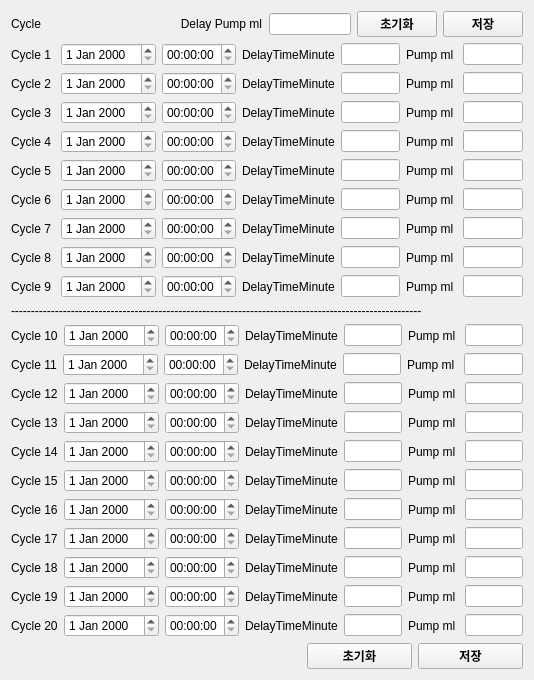
      <widget class="QWidget" name="scrollAreaWidgetContents">
       <property name="geometry">
        <rect>
         <x>0</x>
         <y>0</y>
         <width>534</width>
         <height>677</height>
        </rect>
       </property>
       <layout class="QVBoxLayout" name="verticalLayout_69">
        <item>
         <layout class="QHBoxLayout" name="horizontalLayout_3">
          <item>
           <widget class="QLabel" name="label_4">
            <property name="text">
             <string>Cycle                                          Delay Pump ml</string>
            </property>
           </widget>
          </item>
          <item>
           <widget class="QLineEdit" name="lineEdit_27"/>
          </item>
          <item>
           <layout class="QHBoxLayout" name="horizontalLayout_7">
            <item>
             <widget class="QPushButton" name="pushButton_8">
              <property name="font">
               <font>
                <weight>75</weight>
                <bold>true</bold>
               </font>
              </property>
              <property name="text">
               <string>초기화</string>
              </property>
             </widget>
            </item>
            <item>
             <widget class="QPushButton" name="pushButton_12">
              <property name="font">
               <font>
                <weight>75</weight>
                <bold>true</bold>
               </font>
              </property>
              <property name="text">
               <string>저장</string>
              </property>
             </widget>
            </item>
           </layout>
          </item>
         </layout>
        </item>
        <item>
         <layout class="QHBoxLayout" name="horizontalLayout_24">
          <item>
           <widget class="QLabel" name="label_62">
            <property name="text">
             <string>Cycle 1 </string>
            </property>
           </widget>
          </item>
          <item>
           <widget class="QDateEdit" name="dateEdit_1"/>
          </item>
          <item>
           <widget class="QTimeEdit" name="timeEdit_1"/>
          </item>
          <item>
           <widget class="QLabel" name="label_63">
            <property name="text">
             <string>DelayTimeMinute</string>
            </property>
           </widget>
          </item>
          <item>
           <widget class="QLineEdit" name="lineEdit_1"/>
          </item>
          <item>
           <widget class="QLabel" name="label_64">
            <property name="text">
             <string>Pump ml </string>
            </property>
           </widget>
          </item>
          <item>
           <widget class="QLineEdit" name="lineEdit_2"/>
          </item>
         </layout>
        </item>
        <item>
         <layout class="QHBoxLayout" name="horizontalLayout_22">
          <item>
           <widget class="QLabel" name="label_56">
            <property name="text">
             <string>Cycle 2 </string>
            </property>
           </widget>
          </item>
          <item>
           <widget class="QDateEdit" name="dateEdit_2"/>
          </item>
          <item>
           <widget class="QTimeEdit" name="timeEdit_2"/>
          </item>
          <item>
           <widget class="QLabel" name="label_59">
            <property name="text">
             <string>DelayTimeMinute</string>
            </property>
           </widget>
          </item>
          <item>
           <widget class="QLineEdit" name="lineEdit_3"/>
          </item>
          <item>
           <widget class="QLabel" name="label_58">
            <property name="text">
             <string>Pump ml </string>
            </property>
           </widget>
          </item>
          <item>
           <widget class="QLineEdit" name="lineEdit_4"/>
          </item>
         </layout>
        </item>
        <item>
         <layout class="QHBoxLayout" name="horizontalLayout_33">
          <item>
           <widget class="QLabel" name="label_89">
            <property name="text">
             <string>Cycle 3 </string>
            </property>
           </widget>
          </item>
          <item>
           <widget class="QDateEdit" name="dateEdit_3"/>
          </item>
          <item>
           <widget class="QTimeEdit" name="timeEdit_3"/>
          </item>
          <item>
           <widget class="QLabel" name="label_90">
            <property name="text">
             <string>DelayTimeMinute</string>
            </property>
           </widget>
          </item>
          <item>
           <widget class="QLineEdit" name="lineEdit_5"/>
          </item>
          <item>
           <widget class="QLabel" name="label_91">
            <property name="text">
             <string>Pump ml </string>
            </property>
           </widget>
          </item>
          <item>
           <widget class="QLineEdit" name="lineEdit_6"/>
          </item>
         </layout>
        </item>
        <item>
         <layout class="QHBoxLayout" name="horizontalLayout_26">
          <item>
           <widget class="QLabel" name="label_68">
            <property name="text">
             <string>Cycle 4 </string>
            </property>
           </widget>
          </item>
          <item>
           <widget class="QDateEdit" name="dateEdit_4"/>
          </item>
          <item>
           <widget class="QTimeEdit" name="timeEdit_4"/>
          </item>
          <item>
           <widget class="QLabel" name="label_69">
            <property name="text">
             <string>DelayTimeMinute</string>
            </property>
           </widget>
          </item>
          <item>
           <widget class="QLineEdit" name="lineEdit_7"/>
          </item>
          <item>
           <widget class="QLabel" name="label_70">
            <property name="text">
             <string>Pump ml </string>
            </property>
           </widget>
          </item>
          <item>
           <widget class="QLineEdit" name="lineEdit_8"/>
          </item>
         </layout>
        </item>
        <item>
         <layout class="QHBoxLayout" name="horizontalLayout_32">
          <item>
           <widget class="QLabel" name="label_86">
            <property name="text">
             <string>Cycle 5 </string>
            </property>
           </widget>
          </item>
          <item>
           <widget class="QDateEdit" name="dateEdit_5"/>
          </item>
          <item>
           <widget class="QTimeEdit" name="timeEdit_5"/>
          </item>
          <item>
           <widget class="QLabel" name="label_87">
            <property name="text">
             <string>DelayTimeMinute</string>
            </property>
           </widget>
          </item>
          <item>
           <widget class="QLineEdit" name="lineEdit_9"/>
          </item>
          <item>
           <widget class="QLabel" name="label_88">
            <property name="text">
             <string>Pump ml </string>
            </property>
           </widget>
          </item>
          <item>
           <widget class="QLineEdit" name="lineEdit_10"/>
          </item>
         </layout>
        </item>
        <item>
         <layout class="QHBoxLayout" name="horizontalLayout_29">
          <item>
           <widget class="QLabel" name="label_77">
            <property name="text">
             <string>Cycle 6 </string>
            </property>
           </widget>
          </item>
          <item>
           <widget class="QDateEdit" name="dateEdit_6"/>
          </item>
          <item>
           <widget class="QTimeEdit" name="timeEdit_6"/>
          </item>
          <item>
           <widget class="QLabel" name="label_78">
            <property name="text">
             <string>DelayTimeMinute</string>
            </property>
           </widget>
          </item>
          <item>
           <widget class="QLineEdit" name="lineEdit_11"/>
          </item>
          <item>
           <widget class="QLabel" name="label_79">
            <property name="text">
             <string>Pump ml </string>
            </property>
           </widget>
          </item>
          <item>
           <widget class="QLineEdit" name="lineEdit_12"/>
          </item>
         </layout>
        </item>
        <item>
         <layout class="QHBoxLayout" name="horizontalLayout_27">
          <item>
           <widget class="QLabel" name="label_71">
            <property name="text">
             <string>Cycle 7 </string>
            </property>
           </widget>
          </item>
          <item>
           <widget class="QDateEdit" name="dateEdit_8"/>
          </item>
          <item>
           <widget class="QTimeEdit" name="timeEdit_8"/>
          </item>
          <item>
           <widget class="QLabel" name="label_72">
            <property name="text">
             <string>DelayTimeMinute</string>
            </property>
           </widget>
          </item>
          <item>
           <widget class="QLineEdit" name="lineEdit_13"/>
          </item>
          <item>
           <widget class="QLabel" name="label_73">
            <property name="text">
             <string>Pump ml </string>
            </property>
           </widget>
          </item>
          <item>
           <widget class="QLineEdit" name="lineEdit_14"/>
          </item>
         </layout>
        </item>
        <item>
         <layout class="QHBoxLayout" name="horizontalLayout_38">
          <item>
           <widget class="QLabel" name="label_105">
            <property name="text">
             <string>Cycle 8 </string>
            </property>
           </widget>
          </item>
          <item>
           <widget class="QDateEdit" name="dateEdit_19"/>
          </item>
          <item>
           <widget class="QTimeEdit" name="timeEdit_19"/>
          </item>
          <item>
           <widget class="QLabel" name="label_106">
            <property name="text">
             <string>DelayTimeMinute</string>
            </property>
           </widget>
          </item>
          <item>
           <widget class="QLineEdit" name="lineEdit_36"/>
          </item>
          <item>
           <widget class="QLabel" name="label_113">
            <property name="text">
             <string>Pump ml </string>
            </property>
           </widget>
          </item>
          <item>
           <widget class="QLineEdit" name="lineEdit_37"/>
          </item>
         </layout>
        </item>
        <item>
         <layout class="QHBoxLayout" name="horizontalLayout_28">
          <item>
           <widget class="QLabel" name="label_74">
            <property name="text">
             <string>Cycle 9 </string>
            </property>
           </widget>
          </item>
          <item>
           <widget class="QDateEdit" name="dateEdit_9"/>
          </item>
          <item>
           <widget class="QTimeEdit" name="timeEdit_9"/>
          </item>
          <item>
           <widget class="QLabel" name="label_75">
            <property name="text">
             <string>DelayTimeMinute</string>
            </property>
           </widget>
          </item>
          <item>
           <widget class="QLineEdit" name="lineEdit_15"/>
          </item>
          <item>
           <widget class="QLabel" name="label_76">
            <property name="text">
             <string>Pump ml </string>
            </property>
           </widget>
          </item>
          <item>
           <widget class="QLineEdit" name="lineEdit_16"/>
          </item>
         </layout>
        </item>
        <item>
         <widget class="QLabel" name="label_5">
          <property name="text">
           <string>-------------------------------------------------------------------------------------------------------</string>
          </property>
         </widget>
        </item>
        <item>
         <layout class="QHBoxLayout" name="horizontalLayout_35">
          <item>
           <widget class="QLabel" name="label_95">
            <property name="text">
             <string>Cycle 10</string>
            </property>
           </widget>
          </item>
          <item>
           <widget class="QDateEdit" name="dateEdit_10"/>
          </item>
          <item>
           <widget class="QTimeEdit" name="timeEdit_10"/>
          </item>
          <item>
           <widget class="QLabel" name="label_96">
            <property name="text">
             <string>DelayTimeMinute</string>
            </property>
           </widget>
          </item>
          <item>
           <widget class="QLineEdit" name="lineEdit_17"/>
          </item>
          <item>
           <widget class="QLabel" name="label_97">
            <property name="text">
             <string>Pump ml </string>
            </property>
           </widget>
          </item>
          <item>
           <widget class="QLineEdit" name="lineEdit_18"/>
          </item>
         </layout>
        </item>
        <item>
         <layout class="QHBoxLayout" name="horizontalLayout_37">
          <item>
           <widget class="QLabel" name="label_101">
            <property name="text">
             <string>Cycle 11</string>
            </property>
           </widget>
          </item>
          <item>
           <widget class="QDateEdit" name="dateEdit_11"/>
          </item>
          <item>
           <widget class="QTimeEdit" name="timeEdit_11"/>
          </item>
          <item>
           <widget class="QLabel" name="label_102">
            <property name="text">
             <string>DelayTimeMinute</string>
            </property>
           </widget>
          </item>
          <item>
           <widget class="QLineEdit" name="lineEdit_19"/>
          </item>
          <item>
           <widget class="QLabel" name="label_103">
            <property name="text">
             <string>Pump ml </string>
            </property>
           </widget>
          </item>
          <item>
           <widget class="QLineEdit" name="lineEdit_20"/>
          </item>
         </layout>
        </item>
        <item>
         <layout class="QHBoxLayout" name="horizontalLayout_39">
          <item>
           <widget class="QLabel" name="label_107">
            <property name="text">
             <string>Cycle 12</string>
            </property>
           </widget>
          </item>
          <item>
           <widget class="QDateEdit" name="dateEdit_12"/>
          </item>
          <item>
           <widget class="QTimeEdit" name="timeEdit_12"/>
          </item>
          <item>
           <widget class="QLabel" name="label_108">
            <property name="text">
             <string>DelayTimeMinute</string>
            </property>
           </widget>
          </item>
          <item>
           <widget class="QLineEdit" name="lineEdit_21"/>
          </item>
          <item>
           <widget class="QLabel" name="label_109">
            <property name="text">
             <string>Pump ml </string>
            </property>
           </widget>
          </item>
          <item>
           <widget class="QLineEdit" name="lineEdit_22"/>
          </item>
         </layout>
        </item>
        <item>
         <layout class="QHBoxLayout" name="horizontalLayout_30">
          <item>
           <widget class="QLabel" name="label_80">
            <property name="text">
             <string>Cycle 13</string>
            </property>
           </widget>
          </item>
          <item>
           <widget class="QDateEdit" name="dateEdit_13"/>
          </item>
          <item>
           <widget class="QTimeEdit" name="timeEdit_13"/>
          </item>
          <item>
           <widget class="QLabel" name="label_81">
            <property name="text">
             <string>DelayTimeMinute</string>
            </property>
           </widget>
          </item>
          <item>
           <widget class="QLineEdit" name="lineEdit_23"/>
          </item>
          <item>
           <widget class="QLabel" name="label_82">
            <property name="text">
             <string>Pump ml </string>
            </property>
           </widget>
          </item>
          <item>
           <widget class="QLineEdit" name="lineEdit_24"/>
          </item>
         </layout>
        </item>
        <item>
         <layout class="QHBoxLayout" name="horizontalLayout_36">
          <item>
           <widget class="QLabel" name="label_99">
            <property name="text">
             <string>Cycle 14</string>
            </property>
           </widget>
          </item>
          <item>
           <widget class="QDateEdit" name="dateEdit_14"/>
          </item>
          <item>
           <widget class="QTimeEdit" name="timeEdit_14"/>
          </item>
          <item>
           <widget class="QLabel" name="label_100">
            <property name="text">
             <string>DelayTimeMinute</string>
            </property>
           </widget>
          </item>
          <item>
           <widget class="QLineEdit" name="lineEdit_28"/>
          </item>
          <item>
           <widget class="QLabel" name="label_104">
            <property name="text">
             <string>Pump ml </string>
            </property>
           </widget>
          </item>
          <item>
           <widget class="QLineEdit" name="lineEdit_29"/>
          </item>
         </layout>
        </item>
        <item>
         <layout class="QHBoxLayout" name="horizontalLayout_40">
          <item>
           <widget class="QLabel" name="label_110">
            <property name="text">
             <string>Cycle 15</string>
            </property>
           </widget>
          </item>
          <item>
           <widget class="QDateEdit" name="dateEdit_15"/>
          </item>
          <item>
           <widget class="QTimeEdit" name="timeEdit_15"/>
          </item>
          <item>
           <widget class="QLabel" name="label_111">
            <property name="text">
             <string>DelayTimeMinute</string>
            </property>
           </widget>
          </item>
          <item>
           <widget class="QLineEdit" name="lineEdit_30"/>
          </item>
          <item>
           <widget class="QLabel" name="label_112">
            <property name="text">
             <string>Pump ml </string>
            </property>
           </widget>
          </item>
          <item>
           <widget class="QLineEdit" name="lineEdit_31"/>
          </item>
         </layout>
        </item>
        <item>
         <layout class="QHBoxLayout" name="horizontalLayout_34">
          <item>
           <widget class="QLabel" name="label_92">
            <property name="text">
             <string>Cycle 16</string>
            </property>
           </widget>
          </item>
          <item>
           <widget class="QDateEdit" name="dateEdit_16"/>
          </item>
          <item>
           <widget class="QTimeEdit" name="timeEdit_16"/>
          </item>
          <item>
           <widget class="QLabel" name="label_93">
            <property name="text">
             <string>DelayTimeMinute</string>
            </property>
           </widget>
          </item>
          <item>
           <widget class="QLineEdit" name="lineEdit_32"/>
          </item>
          <item>
           <widget class="QLabel" name="label_94">
            <property name="text">
             <string>Pump ml </string>
            </property>
           </widget>
          </item>
          <item>
           <widget class="QLineEdit" name="lineEdit_33"/>
          </item>
         </layout>
        </item>
        <item>
         <layout class="QHBoxLayout" name="horizontalLayout_41">
          <item>
           <widget class="QLabel" name="label_114">
            <property name="text">
             <string>Cycle 17</string>
            </property>
           </widget>
          </item>
          <item>
           <widget class="QDateEdit" name="dateEdit_18"/>
          </item>
          <item>
           <widget class="QTimeEdit" name="timeEdit_18"/>
          </item>
          <item>
           <widget class="QLabel" name="label_115">
            <property name="text">
             <string>DelayTimeMinute</string>
            </property>
           </widget>
          </item>
          <item>
           <widget class="QLineEdit" name="lineEdit_38"/>
          </item>
          <item>
           <widget class="QLabel" name="label_116">
            <property name="text">
             <string>Pump ml </string>
            </property>
           </widget>
          </item>
          <item>
           <widget class="QLineEdit" name="lineEdit_39"/>
          </item>
         </layout>
        </item>
        <item>
         <layout class="QHBoxLayout" name="horizontalLayout_43">
          <item>
           <widget class="QLabel" name="label_120">
            <property name="text">
             <string>Cycle 18</string>
            </property>
           </widget>
          </item>
          <item>
           <widget class="QDateEdit" name="dateEdit_21"/>
          </item>
          <item>
           <widget class="QTimeEdit" name="timeEdit_21"/>
          </item>
          <item>
           <widget class="QLabel" name="label_121">
            <property name="text">
             <string>DelayTimeMinute</string>
            </property>
           </widget>
          </item>
          <item>
           <widget class="QLineEdit" name="lineEdit_42"/>
          </item>
          <item>
           <widget class="QLabel" name="label_122">
            <property name="text">
             <string>Pump ml </string>
            </property>
           </widget>
          </item>
          <item>
           <widget class="QLineEdit" name="lineEdit_43"/>
          </item>
         </layout>
        </item>
        <item>
         <layout class="QHBoxLayout" name="horizontalLayout_44">
          <item>
           <widget class="QLabel" name="label_123">
            <property name="text">
             <string>Cycle 19</string>
            </property>
           </widget>
          </item>
          <item>
           <widget class="QDateEdit" name="dateEdit_22"/>
          </item>
          <item>
           <widget class="QTimeEdit" name="timeEdit_22"/>
          </item>
          <item>
           <widget class="QLabel" name="label_124">
            <property name="text">
             <string>DelayTimeMinute</string>
            </property>
           </widget>
          </item>
          <item>
           <widget class="QLineEdit" name="lineEdit_44"/>
          </item>
          <item>
           <widget class="QLabel" name="label_125">
            <property name="text">
             <string>Pump ml </string>
            </property>
           </widget>
          </item>
          <item>
           <widget class="QLineEdit" name="lineEdit_45"/>
          </item>
         </layout>
        </item>
        <item>
         <layout class="QHBoxLayout" name="horizontalLayout_45">
          <item>
           <widget class="QLabel" name="label_126">
            <property name="text">
             <string>Cycle 20</string>
            </property>
           </widget>
          </item>
          <item>
           <widget class="QDateEdit" name="dateEdit_23"/>
          </item>
          <item>
           <widget class="QTimeEdit" name="timeEdit_23"/>
          </item>
          <item>
           <widget class="QLabel" name="label_127">
            <property name="text">
             <string>DelayTimeMinute</string>
            </property>
           </widget>
          </item>
          <item>
           <widget class="QLineEdit" name="lineEdit_46"/>
          </item>
          <item>
           <widget class="QLabel" name="label_128">
            <property name="text">
             <string>Pump ml </string>
            </property>
           </widget>
          </item>
          <item>
           <widget class="QLineEdit" name="lineEdit_47"/>
          </item>
         </layout>
        </item>
        <item>
         <layout class="QHBoxLayout" name="horizontalLayout_4">
          <item>
           <widget class="QLabel" name="label_6">
            <property name="text">
             <string>                                                                                       </string>
            </property>
           </widget>
          </item>
          <item>
           <widget class="QPushButton" name="pushButton_13">
            <property name="font">
             <font>
              <weight>75</weight>
              <bold>true</bold>
             </font>
            </property>
            <property name="text">
             <string>초기화</string>
            </property>
           </widget>
          </item>
          <item>
           <widget class="QPushButton" name="pushButton_14">
            <property name="font">
             <font>
              <weight>75</weight>
              <bold>true</bold>
             </font>
            </property>
            <property name="text">
             <string>저장</string>
            </property>
           </widget>
          </item>
         </layout>
        </item>
       </layout>
      </widget>
